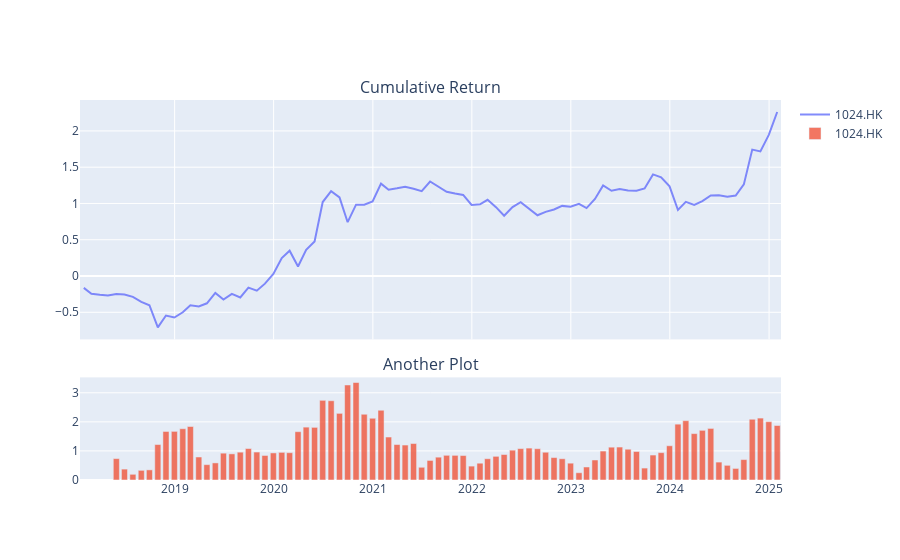

Notebook code for this chart:
### Code cell
test = df[['0981.HK']]
test = test.pct_change()
test = test.resample("ME").sum()
test['var'] = test.iloc[:, 0].rolling(5).std()*10
test.iloc[:, 0] = test.iloc[:, 0].cumsum()

fig = go.Figure();
fig = make_subplots(
    rows=2, cols=1,  
    shared_xaxes=True,  
    vertical_spacing=0.1,  
    subplot_titles=["Cumulative Return", "Another Plot"],  
    row_heights=[0.7, 0.3]  
)
fig.add_trace(go.Scatter(
    x=test.iloc[:, 0].index,
    y=test.iloc[:, 0].values,
    name=i,
    opacity=0.8,
), row=1, col=1)

temp = df_var_copy[i]
fig.add_trace(go.Bar(
    x=test.iloc[:, 1].index,
    y=test.iloc[:, 1].values,
    name=i,
    opacity=0.8,
), row=2, col=1)

fig.show()
